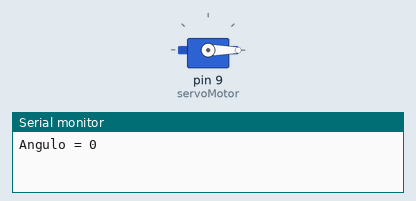
Simulated run of this sketch. Board: Arduino Uno, built with avr-gcc and run on an emulated ATmega328P. On the bench: servo, the last lines printed to the serial monitor.

Above: at 0.05 s.
At 4.75 s:
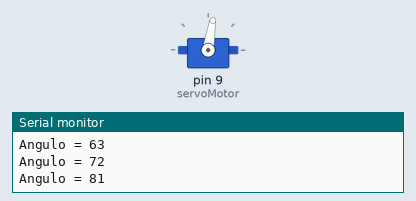
At 9.45 s:
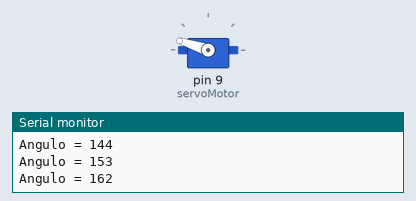
At 18.95 s:
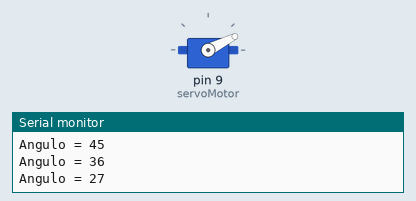
Timing chart, 0 to 26.0 s (numbered marks = the images above):
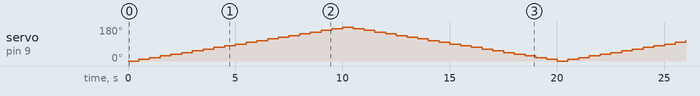

The sketch:

servo_test.ino
```cpp
/*
Creado: Luis del Valle (ldelvalleh@programarfacil.com)
https://programarfacil.com
*/
// Incluímos la librería para poder controlar el servo
#include <Servo.h>

// Declaramos la variable para controlar el servo
Servo servoMotor;
int del = 500;

void setup() {
  // Iniciamos el monitor serie para mostrar el resultado
  Serial.begin(9600);
  // Iniciamos el servo para que empiece a trabajar con el pin 9
  servoMotor.attach(9);
  // Inicializamos al ángulo 0 el servomotor
  servoMotor.write(0);
}
void loop() {
  // Vamos a tener dos bucles uno para mover en sentido positivo y otro en sentido negativo
  // Para el sentido positivo
  for (int i = 0; i <= 20; i++)
  {
    // Desplazamos al ángulo correspondiente
    servoMotor.write(9*i);
    Serial.print("Angulo = ");
    Serial.println(9*i);
    // Hacemos una pausa de 25ms
    delay(del);
  }
  // Para el sentido negativo
  for (int i = 19; i > 0; i--)
  {
    // Desplazamos al ángulo correspondiente
    servoMotor.write(9*i);
    Serial.print("Angulo = ");
    Serial.println(9*i);
    // Hacemos una pausa de 25ms
    delay(del);
  }
}
```
